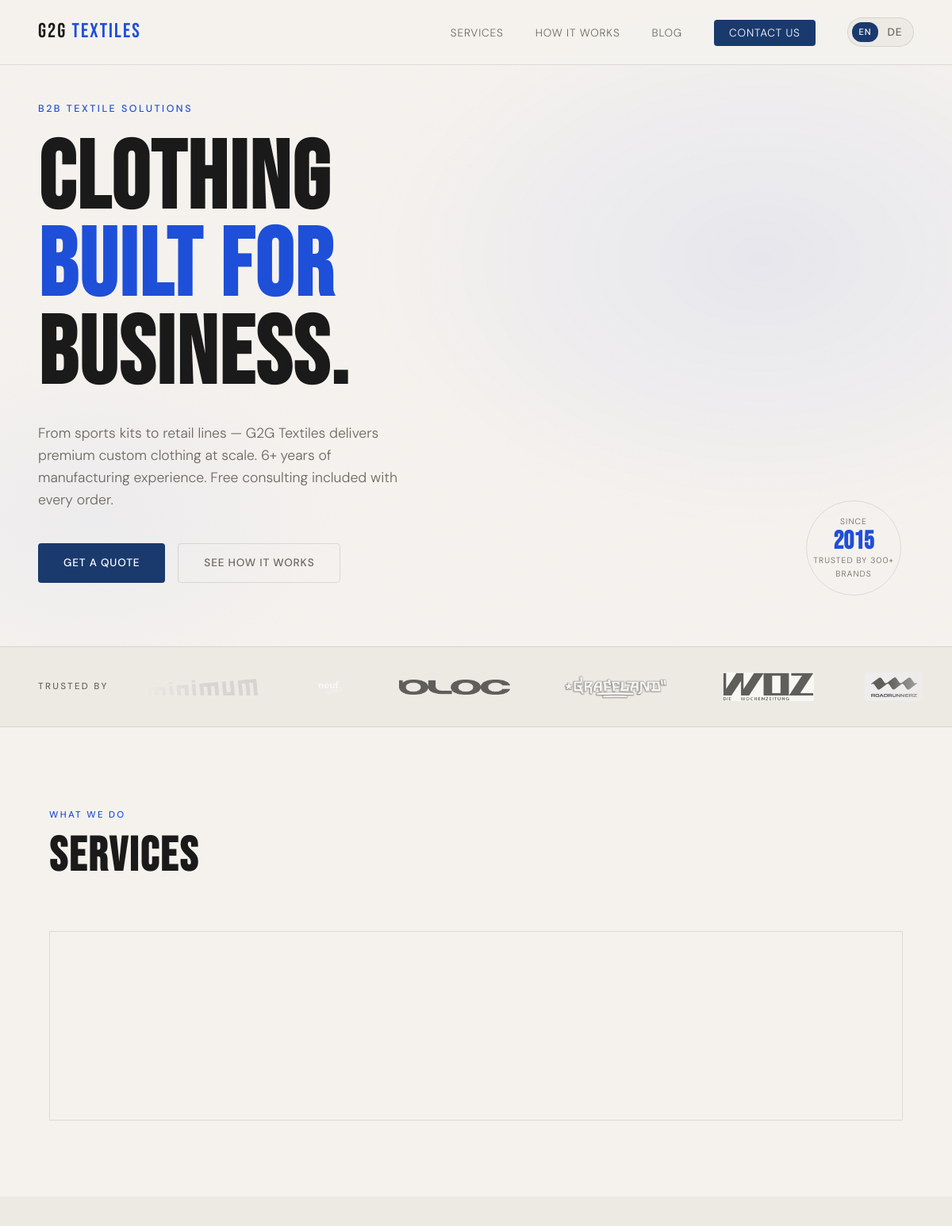
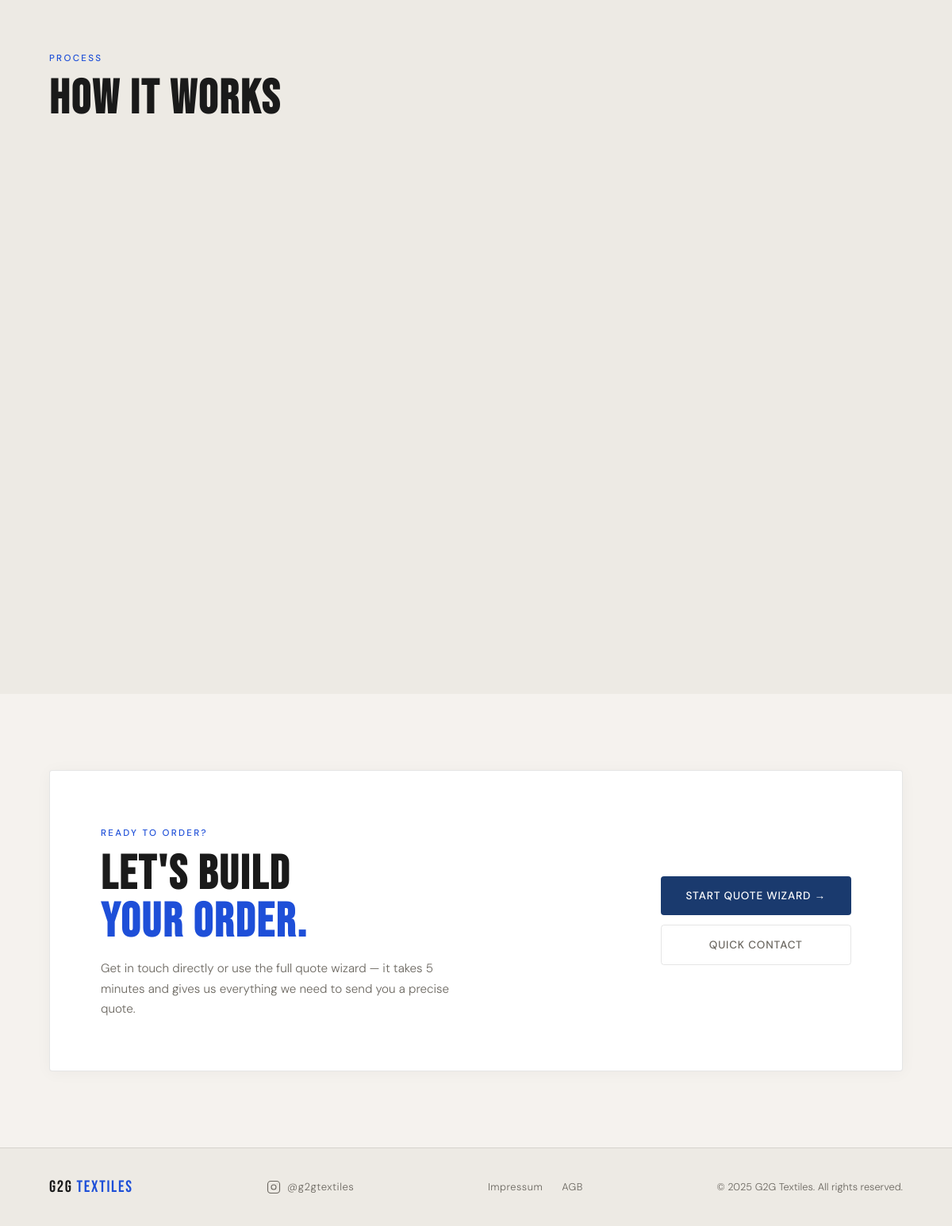
The page /en/ on the database its author committed (2 pictures, top to bottom).
### homepage/models.py (models this page shows, shortened)
class SiteSettings(models.Model):
    hero_video = models.FileField(
    upload_to='hero/',
    blank=True,
    null=True,
    storage=VideoMediaCloudinaryStorage(),
    help_text='MP4 or WebM video for hero background'
)
    hero_eyebrow = models.CharField(max_length=100, default='B2B Textile Solutions')
    hero_headline_line1 = models.CharField(max_length=100, default='Clothing')
    hero_headline_line2 = models.CharField(max_length=100, default='Built for')
    hero_headline_line3 = models.CharField(max_length=100, default='Business.')
    hero_subtext = models.TextField(default='From sports kits to retail lines — G2G Textiles delivers premium custom clothing at scale. No compromises, no middlemen.')
    hero_cta_primary = models.CharField(max_length=60, default='Get a Quote')
    hero_cta_secondary = models.CharField(max_length=60, default='See How It Works')
    hero_badge_year = models.CharField(max_length=10, default='2015')
    hero_badge_text = models.CharField(max_length=60, default='Trusted by 300+ brands')
    cta_label = models.CharField(max_length=60, default='Ready to order?')
    cta_headline_line1 = models.CharField(max_length=100, default="Let's build")
    cta_headline_line2 = models.CharField(max_length=100, default='your order.')
    cta_subtext = models.TextField(default='Get in touch directly or use the full quote wizard — it takes 5 minutes and gives us everything we need to send you a precise quote.')
    cta_btn_primary = models.CharField(max_length=60, default='Start Quote Wizard')
    cta_btn_secondary = models.CharField(max_length=60, default='Quick Contact')
    footer_instagram_url = models.URLField(default='https://instagram.com/g2gtextiles', blank=True)
    footer_instagram_handle = models.CharField(max_length=60, default='@g2gtextiles', blank=True)
    footer_copyright = models.CharField(max_length=100, default='© 2025 G2G Textiles.')
    hero_eyebrow_de = models.CharField(max_length=100, blank=True)
    hero_headline_line1_de = models.CharField(max_length=100, blank=True)
    hero_headline_line2_de = models.CharField(max_length=100, blank=True)
    hero_headline_line3_de = models.CharField(max_length=100, blank=True)
    hero_subtext_de = models.TextField(blank=True)
    hero_cta_primary_de = models.CharField(max_length=60, blank=True)
    hero_cta_secondary_de = models.CharField(max_length=60, blank=True)
    hero_badge_text_de = models.CharField(max_length=60, blank=True)
    cta_label_de = models.CharField(max_length=60, blank=True)
    cta_headline_line1_de = models.CharField(max_length=100, blank=True)
    cta_headline_line2_de = models.CharField(max_length=100, blank=True)
    cta_subtext_de = models.TextField(blank=True)
    cta_btn_primary_de = models.CharField(max_length=60, blank=True)
    cta_btn_secondary_de = models.CharField(max_length=60, blank=True)
    meta_title_en = models.CharField(max_length=60, blank=True, default='G2G Textiles — B2B Custom Clothing')
    meta_title_de = models.CharField(max_length=60, blank=True, default='G2G Textiles — B2B Textilien')
    meta_description_en = models.TextField(max_length=160, blank=True, default='Premium custom clothing for businesses, sports clubs and brands. From 50 units. Free consulting included.')
    meta_description_de = models.TextField(max_length=160, blank=True, default='Hochwertige Individualkleidung für Unternehmen, Vereine und Marken. Ab 50 Stück. Kostenlose Beratung inklusive.')
    meta_og_image = models.ImageField(upload_to='meta/', blank=True, null=True)
    favicon = models.ImageField(upload_to='meta/', blank=True, null=True)
    class Meta:
        verbose_name = 'Site Settings'
        verbose_name_plural = 'Site Settings'
    @classmethod
    def get(cls):
        return cls.objects.get(pk=1)

class ClientLogo(models.Model):
    name = models.CharField(max_length=100)
    logo = models.ImageField(upload_to='clients/')
    url = models.URLField(blank=True)
    order = models.PositiveIntegerField(default=0)
    is_active = models.BooleanField(default=True)
    class Meta:
        ordering = ['order']
        verbose_name = 'Client Logo'
        verbose_name_plural = 'Client Logos'

### homepage/views.py (the view)
# urls.py: path('', include('homepage.urls')),
def homepage(request):
    from .models import SiteSettings, Service, HowItWorksStep, ClientLogo
    current_lang = getattr(request, 'LANGUAGE_CODE', 'en')
    if 'lang_redirected' not in request.session:
        request.session['lang_redirected'] = True
        preferred = detect_preferred_language(request)
        if preferred != current_lang:
            from django.utils.translation import activate
            activate(preferred)
            request.session['_language'] = preferred
            return redirect(f'/{preferred}/')
    is_de = current_lang.startswith('de')
    site_settings = SiteSettings.get()
    localised_settings = LocalisedSettings(site_settings, is_de)
    if site_settings.hero_video:
        print(f"DEBUG VIDEO URL: {site_settings.hero_video.url}")
    else:
        print("DEBUG VIDEO URL: no video set")
    services_qs = Service.objects.filter(is_active=True)
    steps_qs = HowItWorksStep.objects.filter(is_active=True)
    clients_qs = ClientLogo.objects.filter(is_active=True)
    services = [
        {
            'img': s.image.url if s.image else None,
            'title': (s.title_de or s.title) if is_de else s.title,
            'description': (s.description_de or s.description) if is_de else s.description,
        }
        for s in services_qs
    ]
    steps = [
        {
            'number': s.number,
            'title': (s.title_de or s.title) if is_de else s.title,
            'description': (s.description_de or s.description) if is_de else s.description,
        }
        for s in steps_qs
    ]
    clients = [{'img': c.logo.url, 'name': c.name, 'url': c.url} for c in clients_qs]
    context = {
        'site_settings': localised_settings,
        'services': services,
        'steps': steps,
        'clients': clients,
    }
    return render(request, 'homepage/index.html', context)

### homepage/views.py (called while the page is built)
def detect_preferred_language(request):
    if request.session.get('_language'):
        return request.session['_language']
    accept = request.META.get('HTTP_ACCEPT_LANGUAGE', '')
    if accept:
        primary = accept.split(',')[0].split(';')[0].strip().lower()
        if primary.startswith('de'):
            return 'de'
        if primary.startswith('en'):
            return 'en'
    country = request.META.get('HTTP_CF_IPCOUNTRY', '').upper()
    if country in GERMAN_COUNTRIES:
        return 'de'
    return 'en'

    def __getattr__(self, name):
        if self._is_de:
            de_val = getattr(self._obj, f'{name}_de', None)
            if de_val:
                return de_val
        return getattr(self._obj, name)

### homepage/templates/homepage/index.html (shortened to what this page needs)
{% load static i18n %}
<!DOCTYPE html>
<html lang="{{ LANGUAGE_CODE }}">
<head>
  <link rel="stylesheet" href="{% static 'homepage/css/style.css' %}" />
</head>
<body>
  <nav class="nav">
    <a href="{% url 'homepage' %}" class="nav__logo">G2G <span>Textiles</span></a>
    <ul class="nav__links">
      <li><a href="#services">{% trans "Services" %}</a></li>
      <li><a href="#how-it-works">{% trans "How It Works" %}</a></li>
      <li><a href="{% url 'blog_list' %}">Blog</a></li>
      <li><a href="{% url 'contact' %}" class="nav__cta">{% trans "Contact Us" %}</a></li>
      <li>
        {% get_current_language as CURRENT_LANG %}
        <div class="lang-switcher">
          {% if CURRENT_LANG == 'en' %}
            <span class="lang-btn lang-btn--active">EN</span>
            <a href="/de/" class="lang-btn">DE</a>
          {% else %}
            <a href="/en/" class="lang-btn">EN</a>
            <span class="lang-btn lang-btn--active">DE</span>
          {% endif %}
        </div>
      </li>
    </ul>
  </nav>
  <section class="hero">
    <div class="hero__noise"></div>
    <div class="hero__content">
      <p class="hero__eyebrow">{{ site_settings.hero_eyebrow }}</p>
      <h1 class="hero__headline">{{ site_settings.hero_headline_line1 }}<br /><em>{{ site_settings.hero_headline_line2 }}</em><br />{{ site_settings.hero_headline_line3 }}</h1>
      <p class="hero__sub">{{ site_settings.hero_subtext }}</p>
      <div class="hero__actions">
        <a href="{% url 'quote' %}" class="btn btn--primary">{{ site_settings.hero_cta_primary }}</a>
        <a href="#how-it-works" class="btn btn--ghost">{{ site_settings.hero_cta_secondary }}</a>
      </div>
    </div>
    <div class="hero__badge">
      <div class="hero__badge-inner">
        <span>{% trans "Since" %}</span>
        <strong>{{ site_settings.hero_badge_year }}</strong>
        <span>{{ site_settings.hero_badge_text }}</span>
      </div>
    </div>
  </section>
  <section class="clients">
    <div class="clients__inner">
      <p class="clients__label">{% trans "Trusted by" %}</p>
      <div class="clients__track-wrap">
        <div class="clients__track">
          {% for client in clients %}
          <div class="clients__logo">
            {% if client.url %}
            <a href="{{ client.url }}" target="_blank" rel="noopener noreferrer">
              <img src="{{ client.img }}" alt="{{ client.name }}" />
            </a>
            {% else %}
            <img src="{{ client.img }}" alt="{{ client.name }}" />
            {% endif %}
          </div>
          {% endfor %}
        </div>
      </div>
    </div>
  </section>
  <section class="section" id="services">
    <div class="container">
      <div class="section__header">
        <span class="section__label">{% trans "What We Do" %}</span>
        <h2 class="section__title">{% trans "Services" %}</h2>
      </div>
      <div class="services__grid">
      </div>
    </div>
  </section>
  <section class="section section--dark" id="how-it-works">
    <div class="container">
      <div class="section__header">
        <span class="section__label">{% trans "Process" %}</span>
        <h2 class="section__title">{% trans "How It Works" %}</h2>
      </div>
      <div class="steps">
      </div>
    </div>
  </section>
  <section class="section" id="contact">
    <div class="container">
      <div class="contact-cta">
        <div class="contact-cta__text">
          <span class="section__label">{{ site_settings.cta_label }}</span>
          <h2 class="section__title">{{ site_settings.cta_headline_line1 }}<br/><em>{{ site_settings.cta_headline_line2 }}</em></h2>
          <p class="contact-cta__sub">{{ site_settings.cta_subtext }}</p>
        </div>
        <div class="contact-cta__actions">
          <a href="{% url 'quote' %}" class="btn btn--primary">{{ site_settings.cta_btn_primary }} →</a>
          <a href="{% url 'contact' %}" class="btn btn--ghost">{{ site_settings.cta_btn_secondary }}</a>
        </div>
      </div>
    </div>
  </section>
  <footer class="footer">
    <div class="container footer__inner">
      <p class="footer__logo">G2G <span>Textiles</span></p>
      {% if site_settings.footer_instagram_url %}
      <div class="footer__social">
        <a href="{{ site_settings.footer_instagram_url }}" target="_blank" rel="noopener noreferrer" class="footer__instagram">
          <span>{{ site_settings.footer_instagram_handle }}</span>
        </a>
      </div>
      {% endif %}
      <div class="footer__legal">
        <a href="{% url 'impressum' %}">Impressum</a>
        <a href="{% url 'agb' %}">AGB</a>
      </div>
      <p class="footer__copy">{{ site_settings.footer_copyright }} {% trans "All rights reserved." %}</p>
    </div>
  </footer>
</body>
</html>

### rows shown on the page
SiteSettings: hero_eyebrow "B2B TEXTILE SOLUTIONS", hero_headline_line1 "Clothing", hero_headline_line2 "Built for", hero_headline_line3 "Business.", hero_subtext "From sports kits to retail lines — G2G Textiles delivers premium custom clothing at scale. 6+ years of manufacturing experience. Free consulting included with every order.", hero_cta_primary "GET A QUOTE", hero_cta_secondary "SEE HOW IT WORKS", hero_badge_year "2015", hero_badge_text "TRUSTED BY 300+ BRANDS", cta_label "READY TO ORDER?", cta_headline_line1 "Let's build", cta_headline_line2 "your order.", cta_subtext "Get in touch directly or use the full quote wizard — it takes 5 minutes and gives us everything we need to send you a precise quote.", cta_btn_primary "START QUOTE WIZARD", cta_btn_secondary "QUICK CONTACT", footer_instagram_handle "@g2gtextiles", footer_copyright "© 2025 G2G Textiles."
ClientLogo: name (picture)
